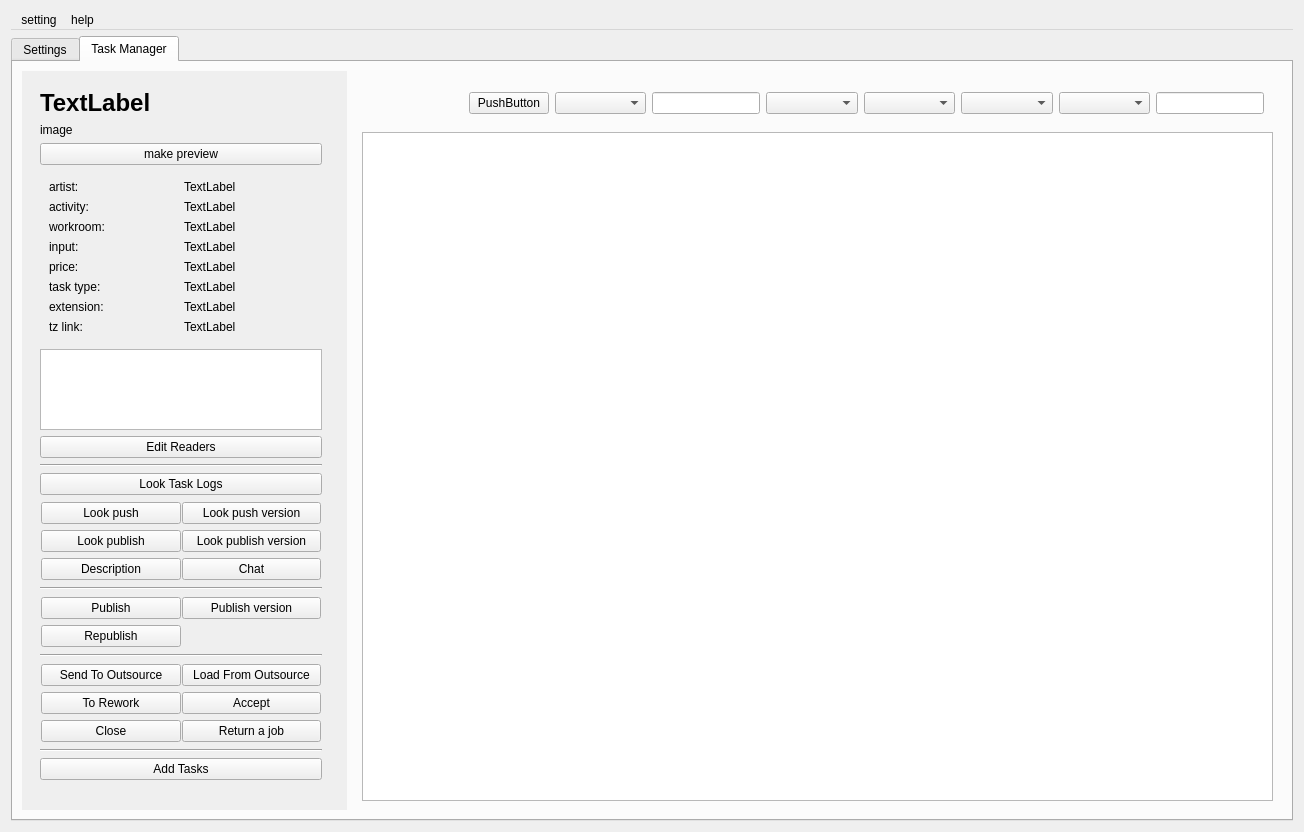
<?xml version="1.0" encoding="UTF-8"?>
<ui version="4.0">
 <class>StudioManager</class>
 <widget class="QWidget" name="StudioManager">
  <property name="geometry">
   <rect>
    <x>0</x>
    <y>0</y>
    <width>1304</width>
    <height>832</height>
   </rect>
  </property>
  <property name="windowTitle">
   <string>Lineyka</string>
  </property>
  <layout class="QVBoxLayout" name="verticalLayout">
   <item>
    <widget class="QMenuBar" name="menubar">
     <widget class="QMenu" name="menuSetting">
      <property name="title">
       <string>setting</string>
      </property>
      <addaction name="separator"/>
      <addaction name="actionSet_studio"/>
      <addaction name="actionLogin"/>
      <addaction name="actionRegistration"/>
     </widget>
     <widget class="QMenu" name="menuHelp">
      <property name="title">
       <string>help</string>
      </property>
      <addaction name="actionUser_manual"/>
     </widget>
     <addaction name="menuSetting"/>
     <addaction name="menuHelp"/>
    </widget>
   </item>
   <item>
    <widget class="QTabWidget" name="main_tabWidget">
     <property name="currentIndex">
      <number>1</number>
     </property>
     <widget class="QWidget" name="tab_2">
      <attribute name="title">
       <string>Settings</string>
      </attribute>
      <layout class="QHBoxLayout" name="horizontalLayout_3">
       <item>
        <widget class="QFrame" name="frame_2">
         <property name="frameShape">
          <enum>QFrame::StyledPanel</enum>
         </property>
         <property name="frameShadow">
          <enum>QFrame::Raised</enum>
         </property>
         <layout class="QVBoxLayout" name="verticalLayout_2">
          <item>
           <widget class="QLabel" name="label">
            <property name="text">
             <string>At Studio:</string>
            </property>
           </widget>
          </item>
          <item>
           <widget class="QPushButton" name="artist_editor_button">
            <property name="text">
             <string>Artists</string>
            </property>
           </widget>
          </item>
          <item>
           <widget class="QPushButton" name="workroom_editor_button">
            <property name="text">
             <string>WorkRooms</string>
            </property>
           </widget>
          </item>
          <item>
           <widget class="QPushButton" name="set_of_tasks_editor_button">
            <property name="text">
             <string>Set of Tasks</string>
            </property>
           </widget>
          </item>
          <item>
           <widget class="QPushButton" name="project_editor_button">
            <property name="text">
             <string>Projects</string>
            </property>
           </widget>
          </item>
          <item>
           <spacer name="verticalSpacer_2">
            <property name="orientation">
             <enum>Qt::Vertical</enum>
            </property>
            <property name="sizeHint" stdset="0">
             <size>
              <width>20</width>
              <height>40</height>
             </size>
            </property>
           </spacer>
          </item>
          <item>
           <widget class="QLabel" name="label_2">
            <property name="text">
             <string>At Project:</string>
            </property>
           </widget>
          </item>
          <item>
           <widget class="QPushButton" name="season_editor_button">
            <property name="text">
             <string>Season</string>
            </property>
           </widget>
          </item>
          <item>
           <widget class="QPushButton" name="groups_editor_button">
            <property name="text">
             <string>Groups</string>
            </property>
           </widget>
          </item>
          <item>
           <widget class="QPushButton" name="location_content_editor_button">
            <property name="text">
             <string>Location Content</string>
            </property>
           </widget>
          </item>
          <item>
           <widget class="QPushButton" name="anim_shot_content_editor_button">
            <property name="text">
             <string>Anim Shot Content</string>
            </property>
           </widget>
          </item>
          <item>
           <widget class="QPushButton" name="render_shot_content_editor_button">
            <property name="text">
             <string>Render Shot Content</string>
            </property>
           </widget>
          </item>
          <item>
           <spacer name="verticalSpacer">
            <property name="orientation">
             <enum>Qt::Vertical</enum>
            </property>
            <property name="sizeHint" stdset="0">
             <size>
              <width>20</width>
              <height>515</height>
             </size>
            </property>
           </spacer>
          </item>
         </layout>
        </widget>
       </item>
       <item>
        <widget class="QFrame" name="frame_3">
         <property name="frameShape">
          <enum>QFrame::StyledPanel</enum>
         </property>
         <property name="frameShadow">
          <enum>QFrame::Raised</enum>
         </property>
         <layout class="QVBoxLayout" name="verticalLayout_3">
          <item>
           <widget class="QFrame" name="frame">
            <property name="minimumSize">
             <size>
              <width>0</width>
              <height>0</height>
             </size>
            </property>
            <property name="frameShape">
             <enum>QFrame::NoFrame</enum>
            </property>
            <property name="frameShadow">
             <enum>QFrame::Raised</enum>
            </property>
            <layout class="QHBoxLayout" name="horizontalLayout">
             <property name="spacing">
              <number>3</number>
             </property>
             <property name="margin">
              <number>3</number>
             </property>
             <item>
              <widget class="QLabel" name="studio_editor_label">
               <property name="font">
                <font>
                 <pointsize>18</pointsize>
                 <weight>75</weight>
                 <bold>true</bold>
                </font>
               </property>
               <property name="text">
                <string/>
               </property>
              </widget>
             </item>
             <item>
              <widget class="QLineEdit" name="group_search_qline">
               <property name="sizePolicy">
                <sizepolicy hsizetype="Minimum" vsizetype="Fixed">
                 <horstretch>0</horstretch>
                 <verstretch>0</verstretch>
                </sizepolicy>
               </property>
              </widget>
             </item>
             <item>
              <widget class="QComboBox" name="set_comboBox_01"/>
             </item>
             <item>
              <widget class="QComboBox" name="set_comboBox_02"/>
             </item>
             <item>
              <widget class="QComboBox" name="set_comboBox_03"/>
             </item>
            </layout>
           </widget>
          </item>
          <item>
           <widget class="QFrame" name="frame_for_my_tables">
            <property name="frameShape">
             <enum>QFrame::NoFrame</enum>
            </property>
            <property name="frameShadow">
             <enum>QFrame::Raised</enum>
            </property>
            <property name="lineWidth">
             <number>1</number>
            </property>
            <layout class="QHBoxLayout" name="horizontalLayout_6">
             <item>
              <widget class="QTableWidget" name="studio_editor_table"/>
             </item>
             <item>
              <widget class="QFrame" name="right_table_frame">
               <property name="frameShape">
                <enum>QFrame::NoFrame</enum>
               </property>
               <property name="frameShadow">
                <enum>QFrame::Raised</enum>
               </property>
               <layout class="QVBoxLayout" name="verticalLayout_6">
                <property name="spacing">
                 <number>1</number>
                </property>
                <property name="margin">
                 <number>1</number>
                </property>
                <item>
                 <widget class="QLabel" name="title_label">
                  <property name="font">
                   <font>
                    <pointsize>14</pointsize>
                    <weight>75</weight>
                    <bold>true</bold>
                   </font>
                  </property>
                  <property name="text">
                   <string>TextLabel</string>
                  </property>
                 </widget>
                </item>
                <item>
                 <widget class="QTableWidget" name="studio_editor_table_2"/>
                </item>
               </layout>
              </widget>
             </item>
            </layout>
           </widget>
          </item>
          <item>
           <widget class="QFrame" name="frame_4">
            <property name="frameShape">
             <enum>QFrame::NoFrame</enum>
            </property>
            <property name="frameShadow">
             <enum>QFrame::Raised</enum>
            </property>
            <layout class="QHBoxLayout" name="horizontalLayout_2">
             <property name="spacing">
              <number>3</number>
             </property>
             <property name="margin">
              <number>3</number>
             </property>
             <item>
              <widget class="QPushButton" name="studio_butt_1">
               <property name="enabled">
                <bool>true</bool>
               </property>
               <property name="autoFillBackground">
                <bool>true</bool>
               </property>
               <property name="text">
                <string>PushButton</string>
               </property>
              </widget>
             </item>
             <item>
              <widget class="QPushButton" name="studio_butt_2">
               <property name="text">
                <string>PushButton</string>
               </property>
              </widget>
             </item>
             <item>
              <widget class="QPushButton" name="studio_butt_3">
               <property name="text">
                <string>PushButton</string>
               </property>
              </widget>
             </item>
             <item>
              <widget class="QPushButton" name="studio_butt_4">
               <property name="text">
                <string>PushButton</string>
               </property>
              </widget>
             </item>
             <item>
              <widget class="QPushButton" name="studio_butt_5">
               <property name="text">
                <string>PushButton</string>
               </property>
              </widget>
             </item>
             <item>
              <widget class="QPushButton" name="studio_butt_6">
               <property name="text">
                <string>PushButton</string>
               </property>
              </widget>
             </item>
             <item>
              <widget class="QPushButton" name="studio_butt_7">
               <property name="text">
                <string>PushButton</string>
               </property>
              </widget>
             </item>
             <item>
              <widget class="QPushButton" name="studio_butt_8">
               <property name="text">
                <string>PushButton</string>
               </property>
              </widget>
             </item>
             <item>
              <widget class="QPushButton" name="studio_butt_9">
               <property name="text">
                <string>PushButton</string>
               </property>
              </widget>
             </item>
             <item>
              <widget class="QPushButton" name="studio_butt_10">
               <property name="text">
                <string>PushButton</string>
               </property>
              </widget>
             </item>
             <item>
              <spacer name="horizontalSpacer_2">
               <property name="orientation">
                <enum>Qt::Horizontal</enum>
               </property>
               <property name="sizeHint" stdset="0">
                <size>
                 <width>40</width>
                 <height>20</height>
                </size>
               </property>
              </spacer>
             </item>
            </layout>
           </widget>
          </item>
         </layout>
        </widget>
       </item>
      </layout>
     </widget>
     <widget class="QWidget" name="tab_3">
      <attribute name="title">
       <string>Task Manager</string>
      </attribute>
      <layout class="QHBoxLayout" name="horizontalLayout_5">
       <item>
        <widget class="QScrollArea" name="button_area">
         <property name="minimumSize">
          <size>
           <width>325</width>
           <height>0</height>
          </size>
         </property>
         <property name="maximumSize">
          <size>
           <width>325</width>
           <height>16777215</height>
          </size>
         </property>
         <property name="frameShape">
          <enum>QFrame::NoFrame</enum>
         </property>
         <property name="widgetResizable">
          <bool>true</bool>
         </property>
         <widget class="QWidget" name="scrollAreaWidgetContents">
          <property name="geometry">
           <rect>
            <x>0</x>
            <y>0</y>
            <width>318</width>
            <height>747</height>
           </rect>
          </property>
          <layout class="QVBoxLayout" name="verticalLayout_7">
           <item>
            <widget class="QFrame" name="button_area_frame">
             <property name="minimumSize">
              <size>
               <width>300</width>
               <height>0</height>
              </size>
             </property>
             <property name="maximumSize">
              <size>
               <width>300</width>
               <height>16777215</height>
              </size>
             </property>
             <property name="sizeIncrement">
              <size>
               <width>0</width>
               <height>0</height>
              </size>
             </property>
             <property name="frameShape">
              <enum>QFrame::NoFrame</enum>
             </property>
             <property name="frameShadow">
              <enum>QFrame::Raised</enum>
             </property>
             <layout class="QVBoxLayout" name="verticalLayout_4">
              <item>
               <widget class="QLabel" name="tm_task_name_label">
                <property name="font">
                 <font>
                  <pointsize>18</pointsize>
                  <weight>75</weight>
                  <bold>true</bold>
                 </font>
                </property>
                <property name="text">
                 <string>TextLabel</string>
                </property>
               </widget>
              </item>
			  <item>
               <widget class="QLabel" name="image_label">
                <property name="text">
                 <string>image</string>
                </property>
               </widget>
              </item>
              <item>
               <widget class="QPushButton" name="make_preview_button">
                <property name="text">
                 <string>make preview</string>
                </property>
               </widget>
              </item>
              <item>
               <widget class="QFrame" name="frame_7">
                <property name="frameShape">
                 <enum>QFrame::NoFrame</enum>
                </property>
                <property name="frameShadow">
                 <enum>QFrame::Raised</enum>
                </property>
                <layout class="QGridLayout" name="gridLayout">
                 <item row="1" column="0">
                  <widget class="QLabel" name="label_4">
                   <property name="text">
                    <string>activity:</string>
                   </property>
                  </widget>
                 </item>
                 <item row="2" column="1">
                  <widget class="QLabel" name="tm_data_label_3">
                   <property name="text">
                    <string>TextLabel</string>
                   </property>
                  </widget>
                 </item>
                 <item row="2" column="0">
                  <widget class="QLabel" name="label_6">
                   <property name="text">
                    <string>workroom:</string>
                   </property>
                  </widget>
                 </item>
                 <item row="4" column="1">
                  <widget class="QLabel" name="tm_data_label_5">
                   <property name="text">
                    <string>TextLabel</string>
                   </property>
                  </widget>
                 </item>
                 <item row="6" column="0">
                  <widget class="QLabel" name="label_10">
                   <property name="text">
                    <string>extension:</string>
                   </property>
                  </widget>
                 </item>
                 <item row="5" column="0">
                  <widget class="QLabel" name="label_8">
                   <property name="text">
                    <string>task type:</string>
                   </property>
                  </widget>
                 </item>
                 <item row="3" column="1">
                  <widget class="QLabel" name="tm_data_label_4">
                   <property name="text">
                    <string>TextLabel</string>
                   </property>
                  </widget>
                 </item>
                 <item row="0" column="0">
                  <widget class="QLabel" name="label_3">
                   <property name="text">
                    <string>artist:</string>
                   </property>
                  </widget>
                 </item>
                 <item row="1" column="1">
                  <widget class="QLabel" name="tm_data_label_2">
                   <property name="text">
                    <string>TextLabel</string>
                   </property>
                  </widget>
                 </item>
                 <item row="6" column="1">
                  <widget class="QLabel" name="tm_data_label_7">
                   <property name="text">
                    <string>TextLabel</string>
                   </property>
                  </widget>
                 </item>
                 <item row="4" column="0">
                  <widget class="QLabel" name="label_5">
                   <property name="text">
                    <string>price:</string>
                   </property>
                  </widget>
                 </item>
                 <item row="5" column="1">
                  <widget class="QLabel" name="tm_data_label_6">
                   <property name="text">
                    <string>TextLabel</string>
                   </property>
                  </widget>
                 </item>
                 <item row="0" column="1">
                  <widget class="QLabel" name="tm_data_label_1">
                   <property name="text">
                    <string>TextLabel</string>
                   </property>
                  </widget>
                 </item>
                 <item row="3" column="0">
                  <widget class="QLabel" name="label_7">
                   <property name="text">
                    <string>input:</string>
                   </property>
                  </widget>
                 </item>
                 <item row="7" column="0">
                  <widget class="QLabel" name="label_9">
                   <property name="text">
                    <string>tz link:</string>
                   </property>
                  </widget>
                 </item>
                 <item row="7" column="1">
                  <widget class="QLabel" name="tm_data_label_8">
                   <property name="text">
                    <string>TextLabel</string>
                   </property>
                  </widget>
                 </item>
                </layout>
               </widget>
              </item>
              <item>
               <widget class="QTextEdit" name="readers_list">
                <property name="enabled">
                 <bool>true</bool>
                </property>
                <property name="sizePolicy">
                 <sizepolicy hsizetype="Expanding" vsizetype="Expanding">
                  <horstretch>0</horstretch>
                  <verstretch>0</verstretch>
                 </sizepolicy>
                </property>
                <property name="readOnly">
                 <bool>true</bool>
                </property>
               </widget>
              </item>
              <item>
               <widget class="QPushButton" name="edit_readers_button">
                <property name="text">
                 <string>Edit Readers</string>
                </property>
               </widget>
              </item>
              <item>
               <widget class="Line" name="line_4">
                <property name="orientation">
                 <enum>Qt::Horizontal</enum>
                </property>
               </widget>
              </item>
              <item>
               <widget class="QPushButton" name="look_task_logs">
                <property name="minimumSize">
                 <size>
                  <width>0</width>
                  <height>0</height>
                 </size>
                </property>
                <property name="text">
                 <string>Look Task Logs</string>
                </property>
               </widget>
              </item>
              <item>
               <widget class="QFrame" name="look_frame">
                <property name="frameShape">
                 <enum>QFrame::NoFrame</enum>
                </property>
                <property name="frameShadow">
                 <enum>QFrame::Raised</enum>
                </property>
                <layout class="QGridLayout" name="gridLayout_2">
                 <property name="horizontalSpacing">
                  <number>1</number>
                 </property>
                 <property name="margin">
                  <number>1</number>
                 </property>
                 <item row="0" column="1">
                  <widget class="QPushButton" name="look_version_file_button">
                   <property name="text">
                    <string>Look push version</string>
                   </property>
                  </widget>
                 </item>
                 <item row="0" column="0">
                  <widget class="QPushButton" name="look_file_button">
                   <property name="minimumSize">
                    <size>
                     <width>0</width>
                     <height>0</height>
                    </size>
                   </property>
                   <property name="text">
                    <string>Look push</string>
                   </property>
                  </widget>
                 </item>
				 <item row="1" column="0">
                  <widget class="QPushButton" name="look_publish_button">
                   <property name="text">
                    <string>Look publish</string>
                   </property>
                  </widget>
                 </item>
				 <item row="1" column="1">
                  <widget class="QPushButton" name="look_publish_version_button">
                   <property name="text">
                    <string>Look publish version</string>
                   </property>
                  </widget>
                 </item>
                 <item row="2" column="0">
                  <widget class="QPushButton" name="tz_button">
                   <property name="text">
                    <string>Description</string>
                   </property>
                  </widget>
                 </item>
                 <item row="2" column="1">
                  <widget class="QPushButton" name="chat_button">
                   <property name="text">
                    <string>Chat</string>
                   </property>
                  </widget>
                 </item>
                </layout>
               </widget>
              </item>
              <item>
               <widget class="Line" name="line">
                <property name="frameShadow">
                 <enum>QFrame::Sunken</enum>
                </property>
                <property name="lineWidth">
                 <number>1</number>
                </property>
                <property name="orientation">
                 <enum>Qt::Horizontal</enum>
                </property>
               </widget>
              </item>
          <item>
            <widget class="QFrame" name="look_frame">
            <property name="frameShape">
                <enum>QFrame::NoFrame</enum>
            </property>
            <property name="frameShadow">
                <enum>QFrame::Raised</enum>
            </property>
            <layout class="QGridLayout" name="gridLayout_3">
                <property name="horizontalSpacing">
                <number>1</number>
                </property>
                <property name="margin">
                <number>1</number>
                </property>
              <item row="0" column="0">
               <widget class="QPushButton" name="publish_button">
                <property name="text">
                 <string>Publish</string>
                </property>
               </widget>
              </item>
              <item row="0" column="1">
               <widget class="QPushButton" name="publish_version_button">
                <property name="text">
                 <string>Publish version</string>
                </property>
               </widget>
              </item>
              <item row="1" column="0">
               <widget class="QPushButton" name="republish_button">
                <property name="text">
                 <string>Republish</string>
                </property>
               </widget>
              </item>
              </layout>
            </widget>
          </item>
          <item>
            <widget class="Line" name="line_3">
            <property name="orientation">
              <enum>Qt::Horizontal</enum>
            </property>
            </widget>
          </item>
          <item>
            <widget class="QFrame" name="look_frame">
            <property name="frameShape">
                <enum>QFrame::NoFrame</enum>
            </property>
            <property name="frameShadow">
                <enum>QFrame::Raised</enum>
            </property>
            <layout class="QGridLayout" name="gridLayout_4">
                <property name="horizontalSpacing">
                <number>1</number>
                </property>
                <property name="margin">
                <number>1</number>
                </property>
              <item row="0" column="0">
               <widget class="QPushButton" name="send_to_outsource_button">
                <property name="text">
                 <string>Send To Outsource</string>
                </property>
               </widget>
              </item>
			  <item row="0" column="1">
               <widget class="QPushButton" name="load_from_outsource">
                <property name="text">
                 <string>Load From Outsource</string>
                </property>
               </widget>
              </item>
              <item row="1" column="0">
               <widget class="QPushButton" name="to_rework_button">
                <property name="text">
                 <string>To Rework</string>
                </property>
               </widget>
              </item>
              <item row="1" column="1">
               <widget class="QPushButton" name="assept_button">
                <property name="text">
                 <string>Accept</string>
                </property>
               </widget>
              </item>
              <item row="2" column="0">
               <widget class="QPushButton" name="close_task_button">
                <property name="text">
                 <string>Close</string>
                </property>
               </widget>
              </item>
              <item row="2" column="1">
               <widget class="QPushButton" name="return_a_job_button">
                <property name="text">
                 <string>Return a job</string>
                </property>
               </widget>
              </item>
              </layout>
            </widget>
          </item>
              <item>
               <widget class="Line" name="line_2">
                <property name="orientation">
                 <enum>Qt::Horizontal</enum>
                </property>
               </widget>
              </item>
              <item>
               <widget class="QPushButton" name="add_task_button">
                <property name="minimumSize">
                 <size>
                  <width>0</width>
                  <height>0</height>
                 </size>
                </property>
                <property name="text">
                 <string>Add Tasks</string>
                </property>
               </widget>
              </item>
			  <!--
              <item>
               <widget class="QLabel" name="image_label">
                <property name="text">
                 <string>image</string>
                </property>
               </widget>
              </item>
              <item>
               <widget class="QPushButton" name="make_preview_button">
                <property name="text">
                 <string>make preview</string>
                </property>
               </widget>
              </item>
			  -->
              <item>
               <spacer name="verticalSpacer_3">
                <property name="orientation">
                 <enum>Qt::Vertical</enum>
                </property>
                <property name="sizeHint" stdset="0">
                 <size>
                  <width>20</width>
                  <height>123</height>
                 </size>
                </property>
               </spacer>
              </item>
             </layout>
            </widget>
           </item>
          </layout>
         </widget>
        </widget>
       </item>
       <item>
        <widget class="QFrame" name="frame_6">
         <property name="frameShape">
          <enum>QFrame::NoFrame</enum>
         </property>
         <property name="frameShadow">
          <enum>QFrame::Raised</enum>
         </property>
         <layout class="QVBoxLayout" name="verticalLayout_5">
          <item>
           <widget class="QFrame" name="frame_5">
            <property name="minimumSize">
             <size>
              <width>0</width>
              <height>0</height>
             </size>
            </property>
            <property name="maximumSize">
             <size>
              <width>16777215</width>
              <height>48</height>
             </size>
            </property>
            <property name="frameShape">
             <enum>QFrame::NoFrame</enum>
            </property>
            <property name="frameShadow">
             <enum>QFrame::Raised</enum>
            </property>
            <layout class="QHBoxLayout" name="horizontalLayout_4">
             <item>
              <widget class="QLabel" name="task_manager_label_1">
               <property name="font">
                <font>
                 <pointsize>18</pointsize>
                 <weight>75</weight>
                 <bold>true</bold>
                </font>
               </property>
               <property name="text">
                <string/>
               </property>
              </widget>
             </item>
             <item>
              <widget class="QPushButton" name="task_manager_reload_button">
               <property name="maximumSize">
                <size>
                 <width>80</width>
                 <height>16777215</height>
                </size>
               </property>
               <property name="text">
                <string>PushButton</string>
               </property>
              </widget>
             </item>
             <item>
              <widget class="QComboBox" name="task_manager_comboBox_1"/>
             </item>
             <item>
              <widget class="QLineEdit" name="global_search_qline">
               <property name="sizePolicy">
                <sizepolicy hsizetype="Minimum" vsizetype="Fixed">
                 <horstretch>0</horstretch>
                 <verstretch>0</verstretch>
                </sizepolicy>
               </property>
              </widget>
             </item>
             <item>
              <widget class="QComboBox" name="task_manager_comboBox_4"/>
             </item>
             <item>
              <widget class="QComboBox" name="task_manager_comboBox_2"/>
             </item>
             <item>
              <widget class="QComboBox" name="task_manager_comboBox_5"/>
             </item>
             <item>
              <widget class="QComboBox" name="task_manager_comboBox_3"/>
             </item>
             <item>
              <widget class="QLineEdit" name="local_search_qline">
               <property name="sizePolicy">
                <sizepolicy hsizetype="Minimum" vsizetype="Fixed">
                 <horstretch>0</horstretch>
                 <verstretch>0</verstretch>
                </sizepolicy>
               </property>
              </widget>
             </item>
            </layout>
           </widget>
          </item>
          <item>
           <widget class="QTableWidget" name="task_manager_table"/>
          </item>
         </layout>
        </widget>
       </item>
      </layout>
     </widget>
    </widget>
   </item>
  </layout>
  <action name="actionSet_studio">
   <property name="text">
    <string>set studio</string>
   </property>
  </action>
  <action name="actionLogin">
   <property name="text">
    <string>login</string>
   </property>
  </action>
  <action name="actionUser_manual">
   <property name="text">
    <string>user manual</string>
   </property>
  </action>
  <action name="actionRegistration">
   <property name="text">
    <string>registration</string>
   </property>
  </action>
 </widget>
 <resources/>
 <connections/>
</ui>
